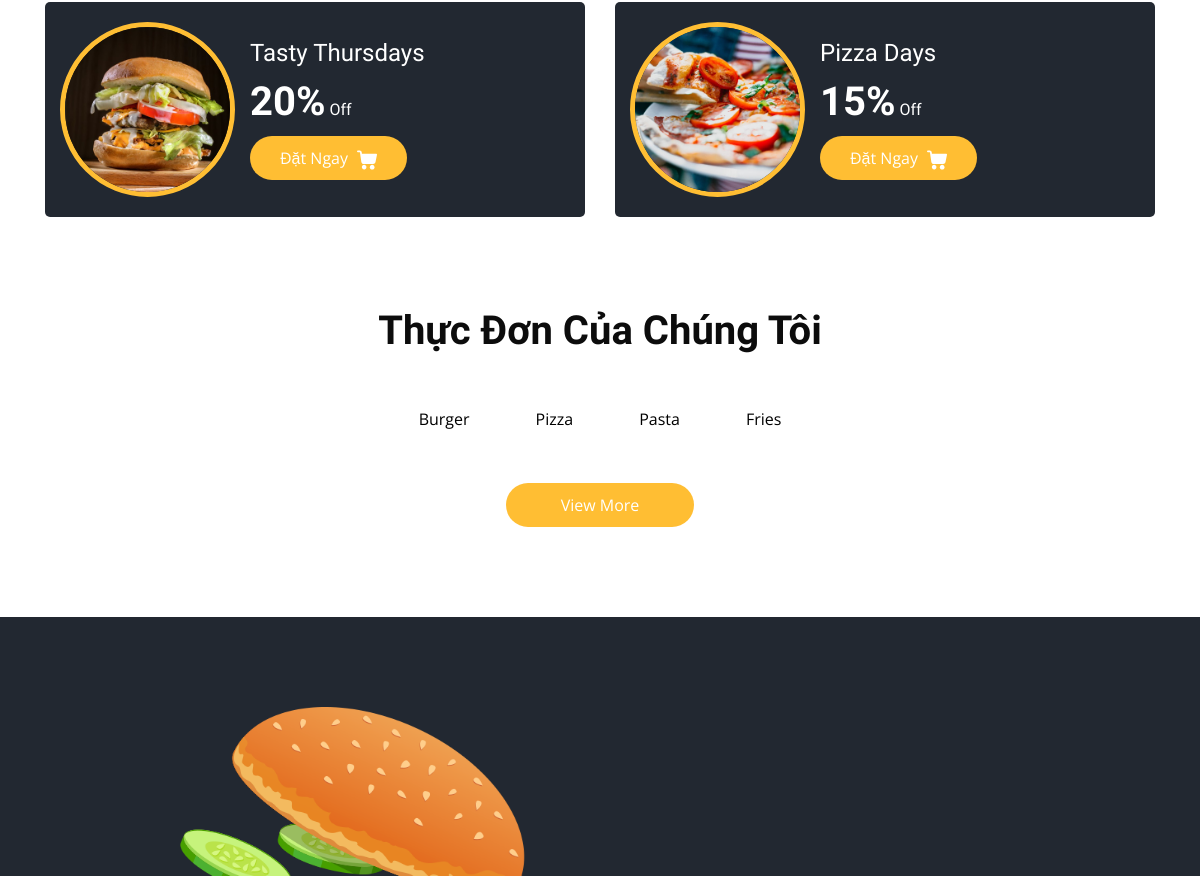
The app's page /Controller/index-home.php (middle part), older data.
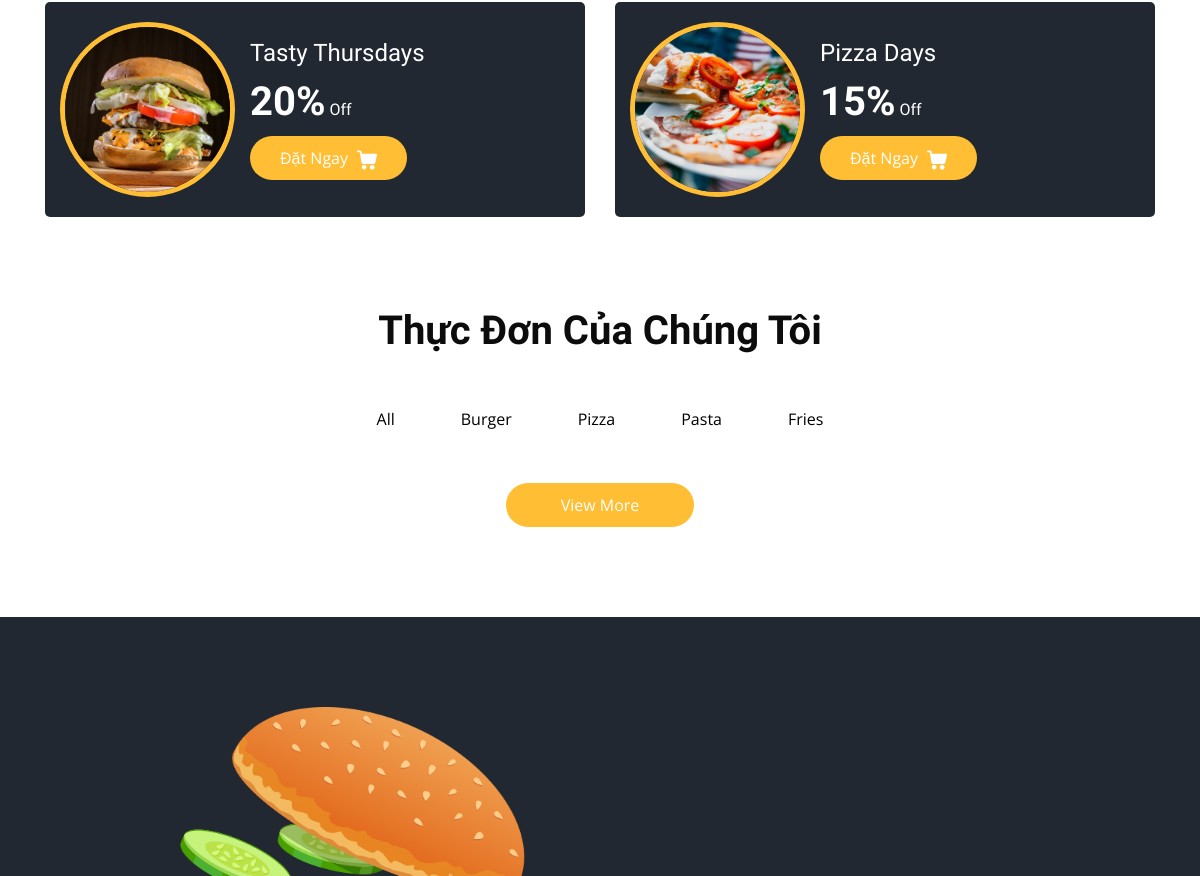
The same page, newer data.
### tables this page shows
CREATE TABLE `categories` (
  `id_categories` int(11) NOT NULL,
  `name_categories` varchar(225) DEFAULT NULL,
  `date_created` timestamp NOT NULL DEFAULT current_timestamp() ON UPDATE current_timestamp()
);

### Model/pdo.php (called while the page is built, shortened)
<?php
function pdo_get_connection(){
    $dburl = "mysql:host=localhost;dbname=nhom_9;charset=utf8";
    $username = 'root';
    $password = '';
    $conn = new PDO($dburl, $username, $password);
    $conn->setAttribute(PDO::ATTR_ERRMODE, PDO::ERRMODE_EXCEPTION);
    return $conn;
}
function pdo_query($sql){
    $sql_args = array_slice(func_get_args(), 1);
    try{
        $conn = pdo_get_connection();
        $stmt = $conn->prepare($sql);
        $stmt->execute($sql_args);
        $rows = $stmt->fetchAll();
        return $rows;
    }
    catch(PDOException $e){
        throw $e;
    }
    finally{
        unset($conn);
    }
}

### Model/action-categories.php (called while the page is built, shortened)
<?php
    function Load_All_Data_Categories(){
        $sql = "SELECT `id_categories`, `name_categories`, `date_created` FROM `categories`";
        $list_categories = pdo_query($sql);
        return $list_categories;
    }
?>

### View/home.php (the view, shortened to what this page needs)
<section class="offer_section layout_padding-bottom">
  <div class="offer_container">
    <div class="container ">
      <div class="row">
        <div class="col-md-6  ">
          <div class="box ">
            <div class="img-box">
              <img src="../View/images/o1.jpg" alt="">
            </div>
            <div class="detail-box">
              <h5>
                Tasty Thursdays
              </h5>
              <h6>
                <span>20%</span> Off
              </h6>
              <a href="">
                Đặt Ngay
              </a>
            </div>
          </div>
        </div>
        <div class="col-md-6  ">
          <div class="box ">
            <div class="img-box">
              <img src="../View/images/o2.jpg" alt="">
            </div>
            <div class="detail-box">
              <h5>
                Pizza Days
              </h5>
              <h6>
                <span>15%</span> Off
              </h6>
              <a href="">
                Đặt Ngay
              </a>
            </div>
          </div>
        </div>
      </div>
    </div>
  </div>
</section>
<section class="food_section layout_padding-bottom">
  <div class="container">
    <div class="heading_container heading_center">
      <h2>
        Thực Đơn Của Chúng Tôi
      </h2>
    </div>
    <ul class="filters_menu">
      <?php
                foreach ($list_categories as $value) {
                      extract($value);
                      echo ' <li><a href="#" class="changeContentLink" data-id="'.$id_categories.'">'.$name_categories.'</a></li>';
                }
       ?>
    </ul>
    <div class="btn-box">
      <a href="">
        View More
      </a>
    </div>
  </div>
</section>
<section class="about_section layout_padding">
  <div class="container  ">
    <div class="row">
      <div class="col-md-6 ">
        <div class="img-box">
          <img src="images/about-img.png" alt="">
        </div>
      </div>
    </div>
  </div>
</section>

Row changes from the older to the newer data that the page shows:
added categories: name_categories "All"
